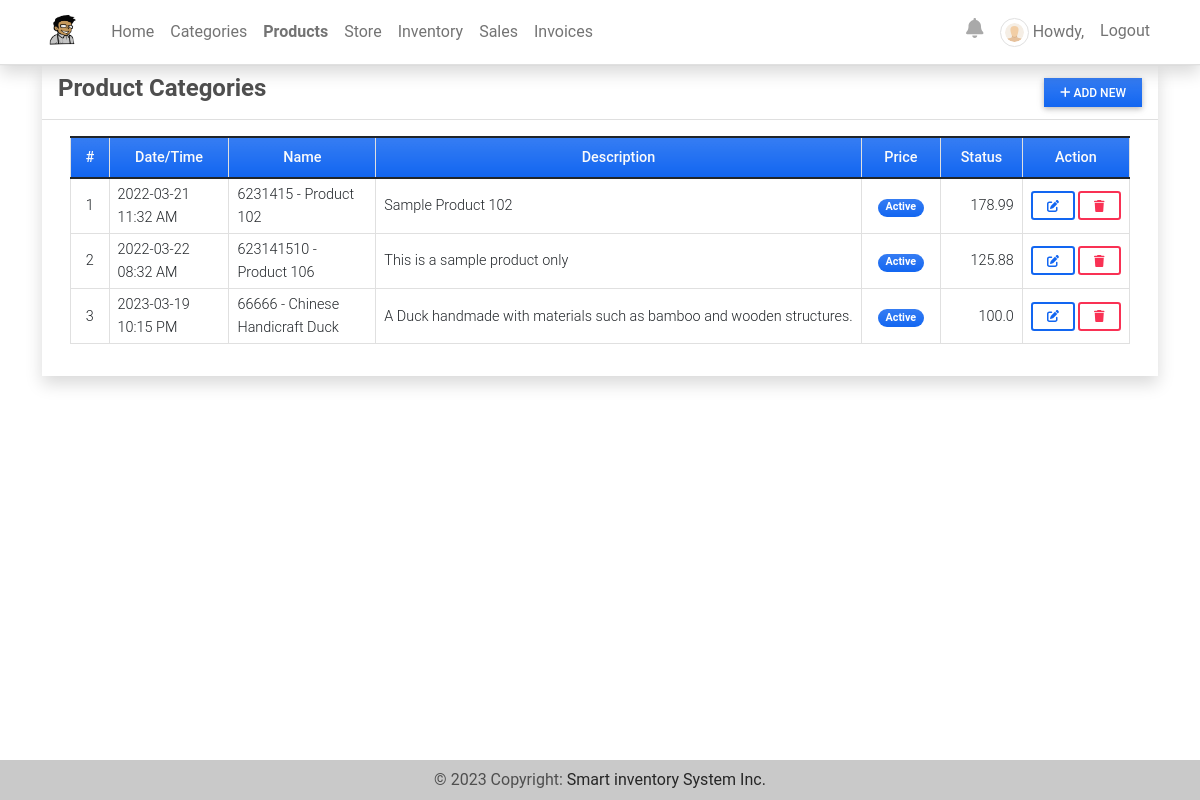
The page /product (signed in) on the database its author committed.
### imsApp/models.py (models this page shows, shortened)
class Product(models.Model):
    code=models.CharField(max_length=100,blank=True, null=True)
    name=models.CharField(max_length=250,blank=True, null=True)
    description = models.TextField()
    price = models.FloatField(default=0)
    status = models.CharField(max_length=2, choices=(('1','Active'),('2','Inactive')), default=1)
    image = models.ImageField(upload_to='uploads/products/',default='default_product_image.png',blank=True, null=True)
    date_created = models.DateTimeField(default=timezone.now)
    date_updated = models.DateTimeField(auto_now=True)
    def __str__(self):
        return self.code + ' - ' + self.name

### imsApp/auth.py (the view)
    def wrapper_function(request,*args,**kwargs):
        if request.user.is_superuser:
            return view_function(request,*args,**kwargs)
        else:
            return redirect('home-page')

### imsApp/auth.py (called while the page is built)
def admin_only(view_function):
    def wrapper_function(request,*args,**kwargs):
        if request.user.is_superuser:
            return view_function(request,*args,**kwargs)
        else:
            return redirect('home-page')
    return wrapper_function

### imsApp/views.py (called while the page is built)
@admin_only
@login_required
def product_mgt(request):
    context['page_title'] = "Product List"
    products = Product.objects.all()
    context['products'] = products
    return render(request, 'product_mgt.html', context)

### imsApp/templates/product_mgt.html (shortened to what this page needs)
{% extends 'base.html' %} {% load humanize %} {% block pageContent %}
<div class="col-lg-12 col-md-12 col-sm-12 col-xs-12">
    <div class="card card-default rounded-0 shadow ">
        <div class="card-header">
            <div class="d-flex w-100 align-items-center justify-content-between">
                <h4 class="card-title fw-bold">Product Categories</h4>
                <div class="tools">
                    <button type="button" class="btn btn-primary rounded-0 bg-gradient btn-sm" id='add_new'><i class="fa fa-plus"></i> Add New</button>
                </div>
            </div>
        </div>
        <div class="card-body">
            <div class="container-fluid">
                <table class="table table-bordered" id="product-list">
                    <colgroup>
                        <col width="5%">
                        <col width="15%">
                        <col width="20%">
                        <col width="25%">
                        <col width="10%">
                        <col width="10%">
                        <col width="15%">
                    </colgroup>
                    <thead>
                        <tr class="bg-gradient bg-primary bg-opacity-50 text-light">
                            <th class="px-2 py-2 text-center">#</th>
                            <th class="px-2 py-2 text-center">Date/Time</th>
                            <th class="px-2 py-2 text-center">Name</th>
                            <th class="px-2 py-2 text-center">Description</th>
                            <th class="px-2 py-2 text-center">Price</th>
                            <th class="px-2 py-2 text-center">Status</th>
                            <th class="px-2 py-2 text-center">Action</th>
                        </tr>
                    </thead>
                    <tbody>
                        {% for product in products %}
                        <tr>
                            <td class="px-2 py-1 align-middle text-center">{{ forloop.counter }}</td>
                            <td class="px-2 py-1 align-middle">{{ product.date_created|date:"Y-m-d h:i A" }}</td>
                            <td class="px-2 py-1 align-middle">{{ product }}</td>
                            <td class="px-2 py-1 align-middle">
                                <p class="m-0 text-truncate">{{ product.description }}</p>
                            </td>
                            <td class="px-1 py-1 align-middle text-center">
                                {% if product.status == '1' %}
                                <span class="badge bg-primary bg-gradient rounded-pill px-2">Active</span> {% else %}
                                <span class="badge bg-secondary bg-gradient rounded-pill px-2">Inactive</span> {% endif %}
                            </td>
                            <td class="px-2 py-1 align-middle text-end">{{ product.price|intcomma }}</td>
                            <td class="px-2 py-1 align-middle text-center">
                                <a class="btn btn-outline-primary btn-sm edit-data" href="javascript:void(0)" data-id="{{ product.pk }}" title="Edit">
                                    <i class="fa fa-edit"></i>
                                </a>
                                <button class="btn btn-outline-danger btn-sm delete-data" type="button" data-id="{{ product.pk }}" title="Delete">
                                    <i class="fa fa-trash"></i>
                                </button>
                            </td>
                        </tr>
                        {% endfor %}
                    </tbody>
                </table>
            </div>
        </div>
    </div>
</div>
{% endblock pageContent %}

### static/assets/default/css/style.css (style rules this page uses)
html, body { height: 100%; width: 100%; max-height: 100%; overflow: auto; display: flex; flex-direction: column; }

### rows shown on the page
Product: date_created "2022-03-21 11:32 AM", code+name "6231415 - Product 102", description "Sample Product 102", status "Active", price "178.99"
Product: date_created "2022-03-22 08:32 AM", code+name "623141510 - Product 106", description "This is a sample product only", status "Active", price "125.88"
Product: date_created "2023-03-19 10:15 PM", code+name "66666 - Chinese Handicraft Duck", description "A Duck handmade with materials such as bamboo and wooden structures.", status "Active", price "100.0"
